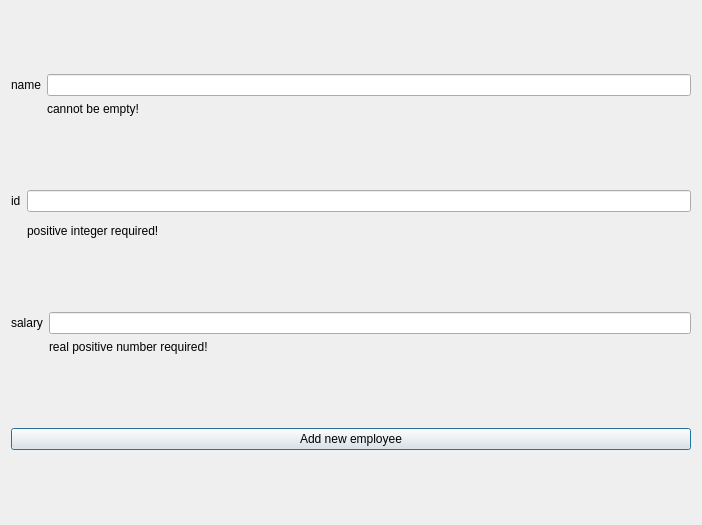
<?xml version="1.0" encoding="UTF-8"?>
<ui version="4.0">
 <class>employeeAddDialog</class>
 <widget class="QDialog" name="employeeAddDialog">
  <property name="geometry">
   <rect>
    <x>0</x>
    <y>0</y>
    <width>702</width>
    <height>525</height>
   </rect>
  </property>
  <property name="windowTitle">
   <string>Dialog</string>
  </property>
  <layout class="QVBoxLayout" name="verticalLayout">
   <item>
    <layout class="QGridLayout" name="gridLayout">
     <property name="verticalSpacing">
      <number>0</number>
     </property>
     <item row="0" column="1">
      <widget class="QLineEdit" name="nameEdit"/>
     </item>
     <item row="0" column="0">
      <widget class="QLabel" name="nameLabel">
       <property name="text">
        <string>name</string>
       </property>
      </widget>
     </item>
     <item row="1" column="1">
      <widget class="QLabel" name="inputReqLabel">
       <property name="maximumSize">
        <size>
         <width>130</width>
         <height>25</height>
        </size>
       </property>
       <property name="text">
        <string>cannot be empty!</string>
       </property>
      </widget>
     </item>
    </layout>
   </item>
   <item>
    <layout class="QGridLayout" name="gridLayout_3">
     <item row="0" column="0">
      <widget class="QLabel" name="idLabel">
       <property name="text">
        <string>id</string>
       </property>
      </widget>
     </item>
     <item row="0" column="1">
      <widget class="QLineEdit" name="idEdit"/>
     </item>
     <item row="1" column="1">
      <widget class="QLabel" name="intLabel">
       <property name="maximumSize">
        <size>
         <width>280</width>
         <height>25</height>
        </size>
       </property>
       <property name="text">
        <string>positive integer required!</string>
       </property>
      </widget>
     </item>
    </layout>
   </item>
   <item>
    <layout class="QGridLayout" name="gridLayout_2">
     <property name="verticalSpacing">
      <number>0</number>
     </property>
     <item row="0" column="0">
      <widget class="QLabel" name="salaryLabel">
       <property name="text">
        <string>salary</string>
       </property>
      </widget>
     </item>
     <item row="0" column="1">
      <widget class="QLineEdit" name="salaryEdit"/>
     </item>
     <item row="1" column="1">
      <widget class="QLabel" name="floatLabel">
       <property name="maximumSize">
        <size>
         <width>280</width>
         <height>25</height>
        </size>
       </property>
       <property name="text">
        <string>real positive number required!</string>
       </property>
      </widget>
     </item>
    </layout>
   </item>
   <item>
    <widget class="QPushButton" name="sendDataButton">
     <property name="text">
      <string>Add new employee</string>
     </property>
    </widget>
   </item>
  </layout>
 </widget>
 <resources/>
 <connections/>
</ui>
